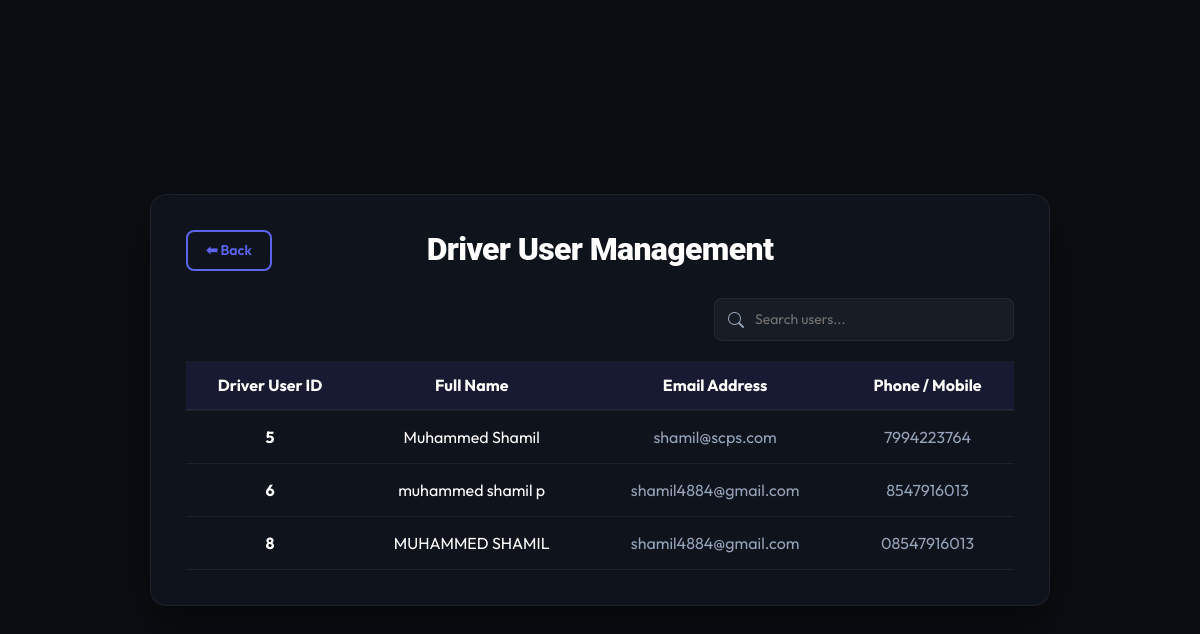
The app's page /user-mange/ (signed in) with its own data.
### parking_app/models.py (models this page shows, shortened)
class UserProfile(models.Model):
    ROLE_CHOICES = (
        ('admin', 'Admin'),
        ('user', 'User'),
        ('mall', 'Mall Owner'),
    )
    user = models.OneToOneField(User, on_delete=models.CASCADE, related_name='profile')
    full_name = models.CharField(max_length=150)
    mobile_number = models.CharField(max_length=15)
    role = models.CharField(max_length=10, choices=ROLE_CHOICES, default='user')

### parking_app/views.py (the view)
# urls.py: path('user-mange/', views.user_mange, name='user_mange'),
@login_required
def user_mange(request):
    if request.user.profile.role != 'admin':
        return redirect('home')
    users = UserProfile.objects.filter(role='user')
    context = {
        'dd': users
    }
    return render(request, 'user_mange.html', context)

### templates/user_mange.html (shortened to what this page needs)
{% load static %}
<!DOCTYPE html>
<html lang="en">
<head>
    <link href="{% static 'css/bootstrap.min.css' %}" rel="stylesheet">
    <link rel="stylesheet" href="https://cdn.jsdelivr.net/npm/bootstrap-icons@1.10.4/font/bootstrap-icons.css">
</head>
<body>
<div class="container">
    <a href="/admin/" class="back-btn">⬅ Back</a>
    <h2>Driver User Management</h2>
    <div class="search-box">
        <i class="bi bi-search search-icon"></i>
        <input type="text" class="search-input" placeholder="Search users...">
    </div>
    <div class="table-responsive">
        <table class="table align-middle">
            <thead>
                <tr>
                    <th>Driver User ID</th>
                    <th>Full Name</th>
                    <th>Email Address</th>
                    <th>Phone / Mobile</th>
                </tr>
            </thead>
            <tbody>
                {% for i in dd %}
                <tr class="user-row">
                    <td><strong class="text-white">{{ i.user.id }}</strong></td>
                    <td class="text-white font-weight-bold">{{ i.full_name }}</td>
                    <td>{{ i.user.email }}</td>
                    <td>{{ i.mobile_number }}</td>
                </tr>
                {% endfor %}
            </tbody>
        </table>
    </div>
</div>
</body>
</html>

### templates/user_mange.html (style rules this page uses)
:root { --bg-main: #0b0d12; --bg-card: rgba(18, 22, 31, 0.75); --border-color: rgba(255, 255, 255, 0.06); --accent-primary: #5c64ec; --accent-hover: #4b52cc; --text-primary: #ffffff; --text-secondary: #94a3b8; --font-main: 'Outfit', sans-serif; }
body { background-color: var(--bg-main) !important; color: var(--text-secondary) !important; font-family: var(--font-main) !important; margin: 0; padding: 40px 20px; min-height: 100vh; display: flex; align-items: center; justify-content: center; }
.container { background: var(--bg-card); backdrop-filter: blur(15px); border: 1px solid var(--border-color); padding: 35px; border-radius: 16px; box-shadow: 0 20px 40px rgba(0,0,0,0.4); position: relative; max-width: 900px; width: 100%; }
h2 { color: var(--text-primary); font-weight: 800; text-align: center; margin-bottom: 30px; letter-spacing: -0.02em; }
.table { color: var(--text-secondary) !important; margin-bottom: 0 !important; }
th { background-color: rgba(92, 100, 236, 0.1) !important; color: var(--text-primary) !important; font-weight: 700; border-bottom: 2px solid var(--border-color) !important; padding: 12px !important; text-align: center; }
td { padding: 14px 12px !important; text-align: center; border-bottom: 1px solid var(--border-color) !important; color: var(--text-secondary) !important; vertical-align: middle; }
.search-box { margin-bottom: 20px; position: relative; max-width: 300px; margin-left: auto; }
.search-input { width: 100%; padding: 10px 16px 10px 40px; background: rgba(255, 255, 255, 0.04); border-radius: 8px; border: 1px solid var(--border-color); color: #ffffff; font-size: 14px; outline: none; transition: all 0.3s; }
.search-icon { position: absolute; left: 14px; top: 50%; transform: translateY(-50%); color: var(--text-secondary); }
.back-btn { background-color: transparent; color: var(--accent-primary); border: 2px solid var(--accent-primary); padding: 8px 18px; text-decoration: none; border-radius: 8px; font-size: 14px; font-weight: 600; position: absolute; top: 35px; left: 35px; transition: all 0.3s; }
.user-row { transition: all 0.2s ease; }

### records on screen
UserProfile: user.id "5", full_name "Muhammed Shamil", user.email "shamil@scps.com", mobile_number "7994223764"
UserProfile: user.id "6", full_name "muhammed shamil p", user.email "shamil4884@gmail.com", mobile_number "8547916013"
UserProfile: user.id "8", full_name "MUHAMMED SHAMIL", user.email "shamil4884@gmail.com", mobile_number "08547916013"
